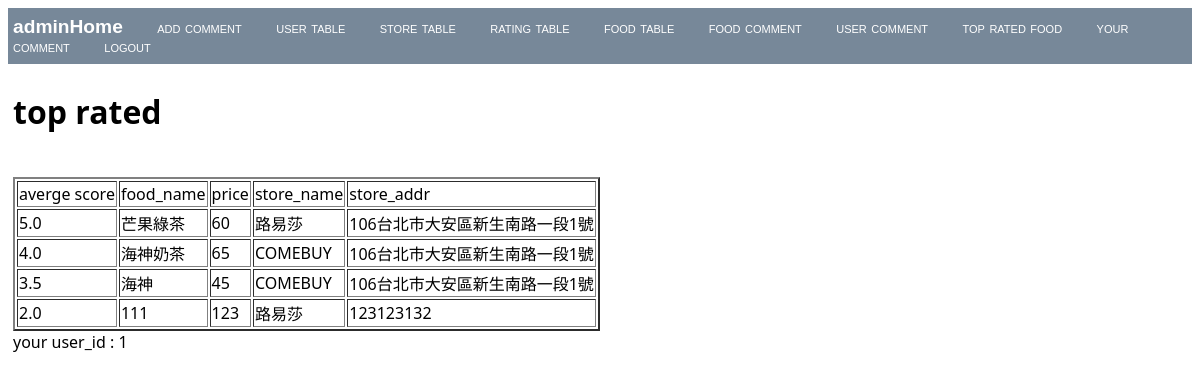
The page /adminsearchtoprated (signed in) on the database its author committed.
### tables this page shows
CREATE TABLE Food (food_sId integer, name text, price integer);

### app.py (the view)
@app.route("/adminsearchtoprated", methods=['POST','GET'])
def admin_search_top_rated():
    if session.get('user_id') != 1:
        return render_template('guest_relogin.html')
    con = sqlite3.connect("database.db")
    cur = con.cursor()
    cur.execute("SELECT *,COUNT(Rating.rowid), SUM(Rating.score) FROM Food, Rating, Store WHERE Store.rowid = Food.food_sId AND Food.rowid = Rating.fId GROUP BY Food.rowid")
    rows = cur.fetchall()
    con.close()
    rows1 = []
    for row in rows:
        temp_list = list(row)
        temp_list[5] = round(temp_list[12] / temp_list[11], 1)
        rows1.append(tuple(temp_list))
    for i in range(len(rows1)-1):
        for j in range(len(rows1) - 1 - i):
            if rows1[j][5] < rows1[j+1][5]:
                temp_list = list(rows1)
                temp_list[j], temp_list[j+1] = temp_list[j+1], temp_list[j]
                rows1 = tuple(temp_list)
    return render_template("admin_search_top_rated.html", rows1 = rows1)

### templates/admin_search_top_rated.html
{% extends "admin_layout.html" %}
{% block content %}
    <h1>top rated</h1>
    <br>
    <table border="2px">
        <thead>
            <td>averge score</td>
            <td>food_name</td>
            <td>price</td>
            <td>store_name</td>
            <td>store_addr</td>
        </thead>
        {% for row in rows1 %}
        <tr>
            <td>{{ row[5] }}</td>
            <td>{{ row[1] }}</td>
            <td>{{ row[2] }}</td>
            <td>{{ row[9] }}</td>
            <td>{{ row[10] }}</td>
        </tr>
        {% endfor %}
    </table>
{% endblock %}

### rows shown on the page
Food: row "5.0", name "芒果綠茶", price "60", row "路易莎", row "106台北市大安區新生南路一段1號"
Food: row "4.0", name "海神奶茶", price "65", row "COMEBUY", row "106台北市大安區新生南路一段1號"
Food: row "3.5", name "海神", price "45", row "COMEBUY", row "106台北市大安區新生南路一段1號"
Food: row "2.0", name "111", price "123", row "路易莎", row "123123132"

### other values the page prints
{{ session.get('user_id') }} "1"
